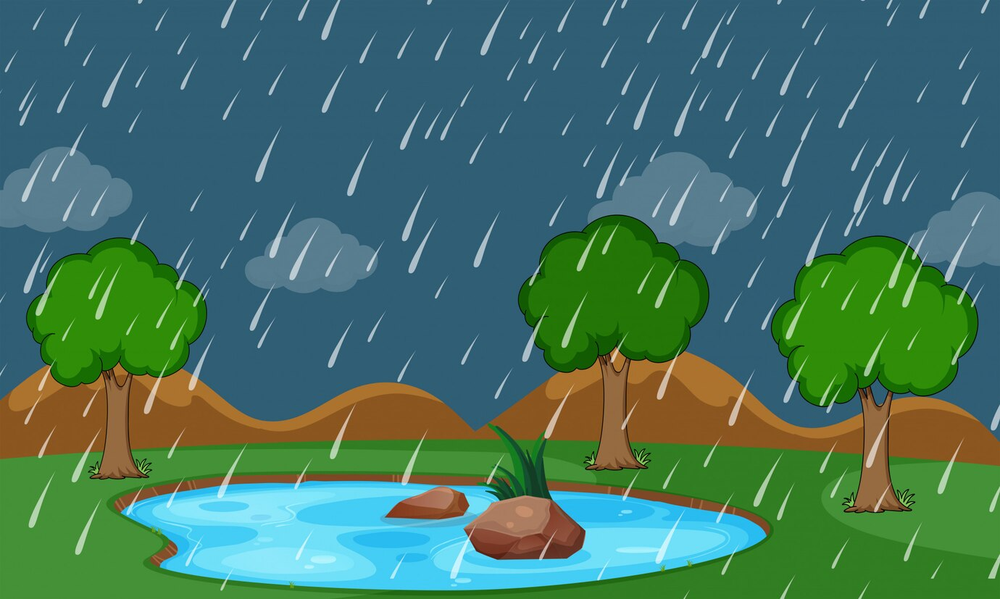
#> input picture Assignment_1/rain.png, 1000 x 599 px, shrunk from 1380 x 827 before the run
$ python 'Ques 1.py'
#> lines starting #> are read from the running program, lines starting #| are printed output that depends on the picture; after the words box and inside, x2 and y2 are one past the last pixel; in counts of white or black regions, pixels touching at a corner belong together
import cv2
import numpy as np
import matplotlib.pyplot as plt

def remove_rain_drops(image_path):
    # Read the image
#> called with image_path = 'rain.png'
    img = cv2.imread(image_path)
#> img is the input picture: shape (599, 1000, 3); mean B, G, R 99.2, 116, 68.7
    img = cv2.cvtColor(img, cv2.COLOR_BGR2RGB)  # Convert BGR to RGB for matplotlib

    # Apply median filter
    median = cv2.medianBlur(img, 23)
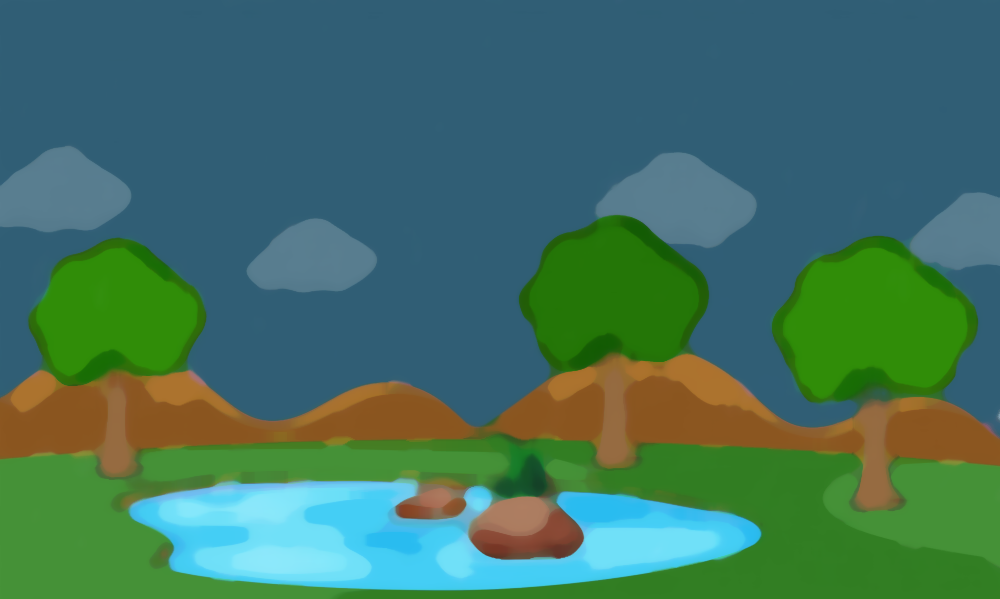
#> median: shape (599, 1000, 3); mean R, G, B 65.1, 114.1, 96.4

    # Subtract median from original to isolate potential rain drops
    diff = cv2.absdiff(img, median)
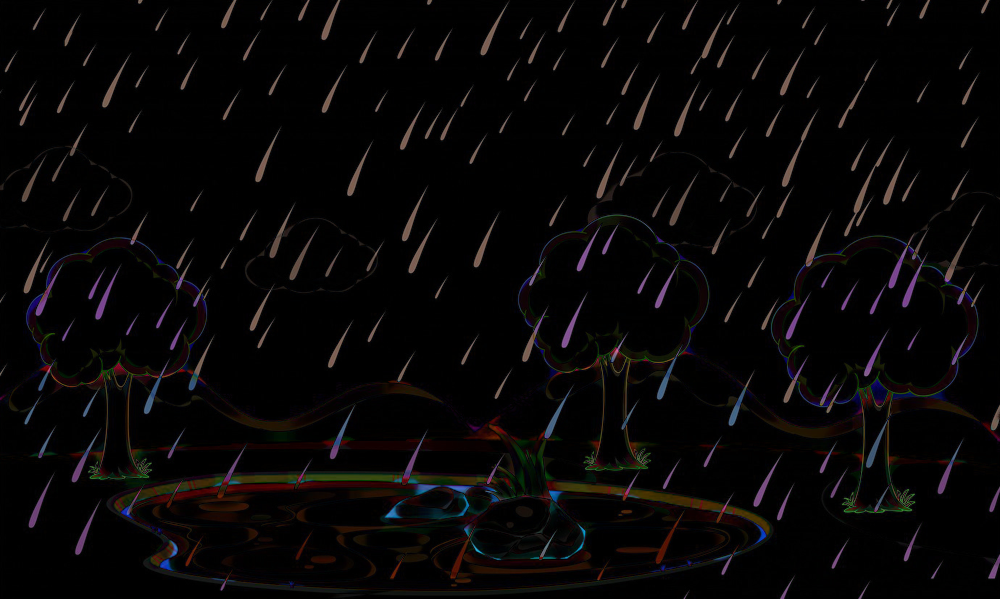
#> diff: shape (599, 1000, 3); mean R, G, B 7.6, 6, 6.2

    # Convert difference to grayscale
    gray_diff = cv2.cvtColor(diff, cv2.COLOR_RGB2GRAY)
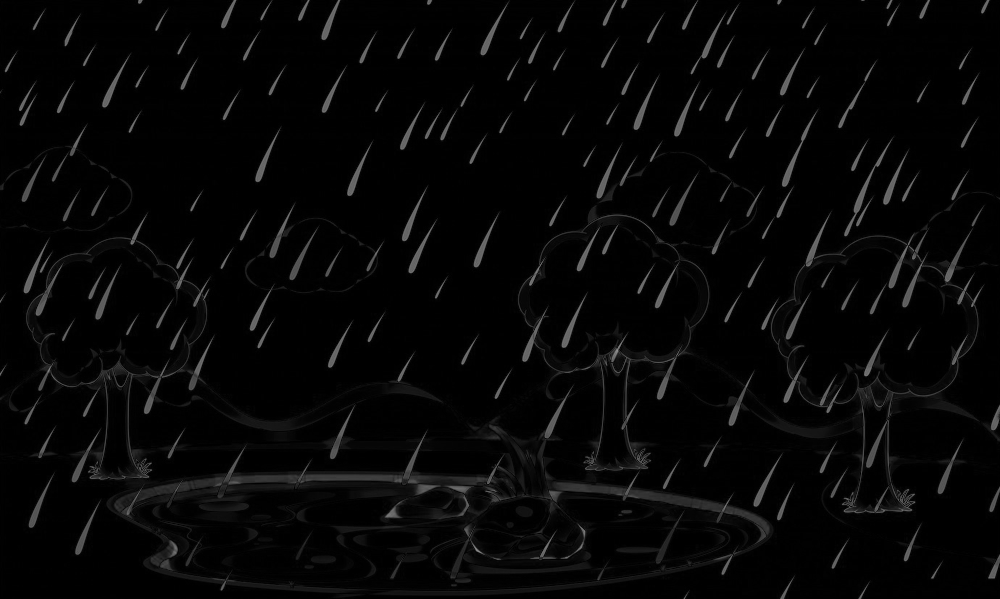
#> gray_diff: shape (599, 1000); min 0, max 147, mean 6.5

    # Threshold to identify rain drops
    _, rain_mask = cv2.threshold(gray_diff, 30, 255, cv2.THRESH_BINARY)
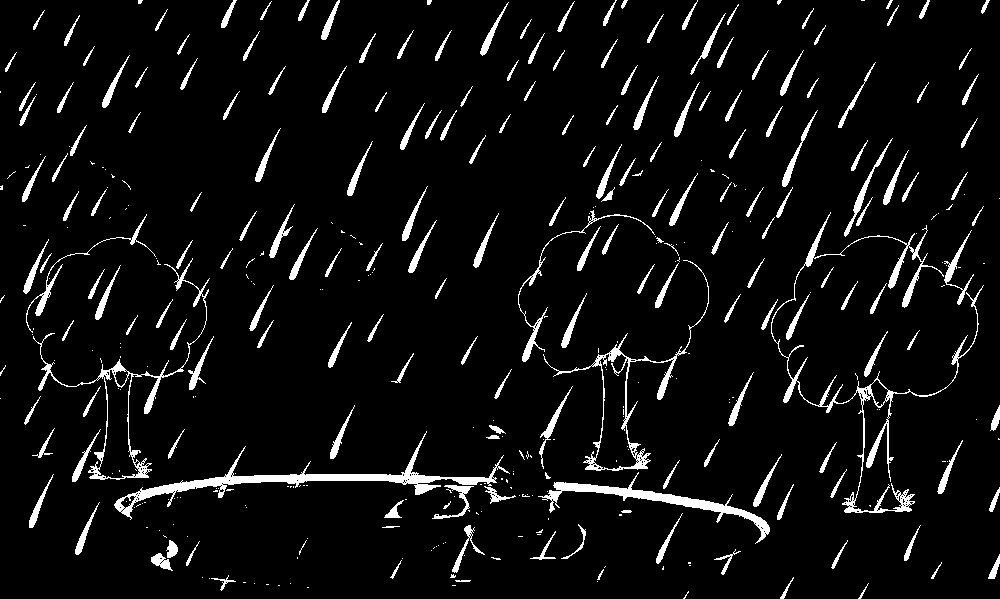
#> rain_mask: shape (599, 1000); 6% white; 394 white regions (197 under 20 px), largest, box (x1, y1, x2, y2) and area: (114, 431, 510, 520) 3547, (771, 212, 984, 513) 3437, (538, 472, 770, 544) 2136

    # Dilate to connect nearby rain drops
    kernel = np.ones((3,3), np.uint8)
    dilated_mask = cv2.dilate(rain_mask, kernel, iterations=1)
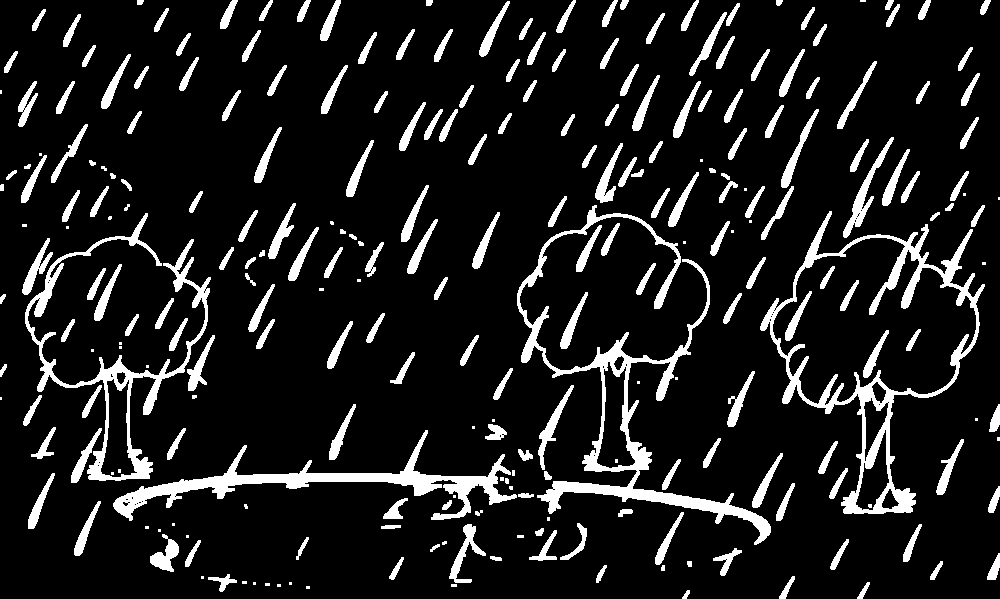
#> dilated_mask: shape (599, 1000); 11.7% white; 262 white regions (52 under 20 px), largest, box (x1, y1, x2, y2) and area: (517, 205, 771, 545) 8854, (760, 211, 985, 514) 8408, (113, 430, 517, 521) 6173

    # Inpaint only the areas identified as rain drops
    result = cv2.inpaint(img, dilated_mask, 3, cv2.INPAINT_TELEA)
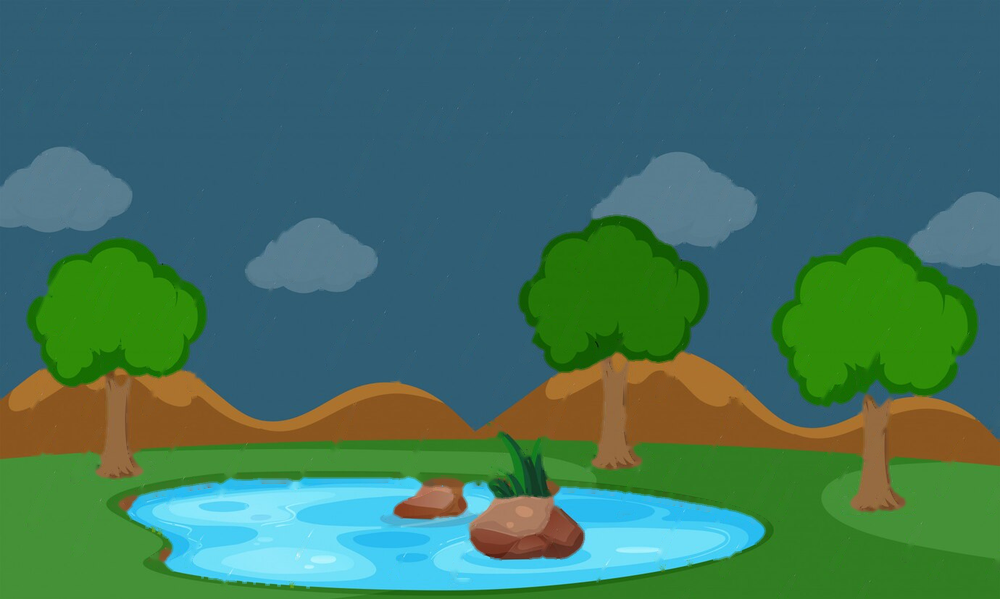
#> result: shape (599, 1000, 3); mean R, G, B 64.4, 114.2, 96.7

    return img, diff, result

def plot_image(image, title):
    plt.imshow(image)
    plt.title(title)
    plt.axis('off')  # Hide axes
    plt.show()

# Usage
input_image = "rain.png"
original, subtracted, processed = remove_rain_drops(input_image)

plot_image(original, "Original Image")
plot_image(subtracted, "Subracted Image")
plot_image(processed, "Final image")
